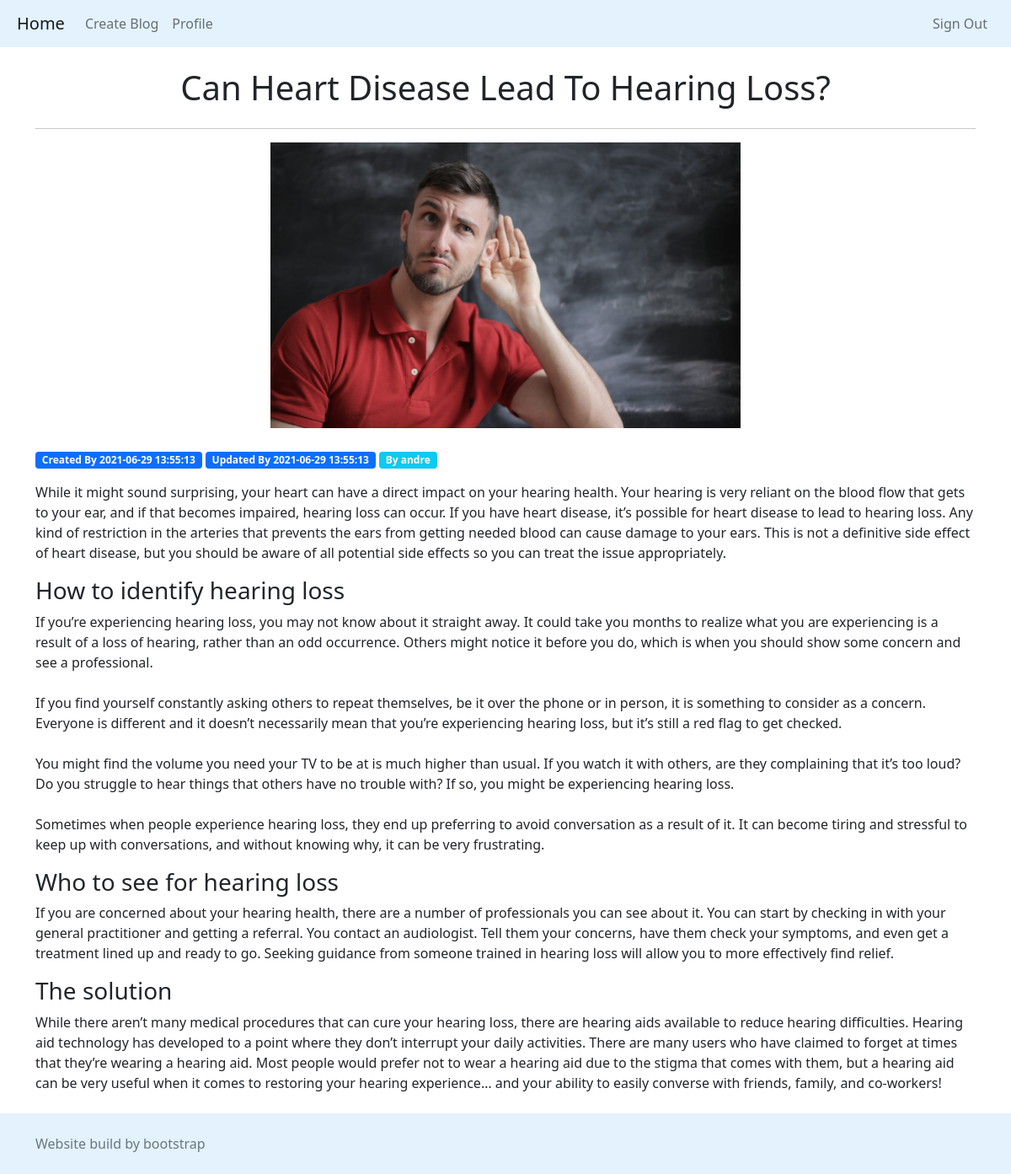
/1/post (signed in), run on the app's committed database.
### models.py (models this page shows, shortened)
class Blog(db.Model):
    __tablename__ = 'blog'
    writer_id = db.Column(db.Integer, db.ForeignKey('writers.id'))
    id = db.Column(db.Integer, primary_key=True)
    created_date = db.Column(db.DateTime(timezone=True), server_default=db.func.now(), nullable=False)
    updated_date = db.Column(db.DateTime(timezone=True), server_default=db.func.now(), nullable=False)
    title = db.Column(db.Text, nullable=False)
    content = db.Column(db.Text, nullable=False)
    image_file = db.Column(db.String(100), nullable=True)

class Writer(UserMixin, db.Model):
    __tablename__ = 'writers'
    id = db.Column(db.Integer, primary_key=True)
    email = db.Column(db.String(100), unique=True)
    password = db.Column(db.String(100))
    name = db.Column(db.String(1000))
    blogs = db.relationship("Blog")

### blog/blog.py (the view)
@blog.route('/<int:post_id>/post')
def post(post_id):
    post = get_blog(post_id)
    if post is None:
        abort(404)
    author = get_user_id(post.writer_id)
    sections = loads(post.content)
    return render_template('blog/post.html', post=post, author=author, sections=sections)

### helper.py (called while the page is built)
def get_user_id(id):
    return db.session.query(Writer).filter_by(id=id).first()

def get_blog(post_id):
    return db.session.query(Blog).filter(Blog.id == post_id).first()

def add_id(file_path, id):
    filename, file_extension = path.splitext(file_path)
    return filename + '_' + str(id) + file_extension

### blog/templates/blog/post.html
{% extends 'base.html' %}
{% block content %}
{% include 'components/title.html' %}
{% if post['image_file'] is not none %}
<div class="text-center mb-4">
    <img src="{{ url_for('blog.static', filename = add_id('blog_imgs/' ~ post['image_file'], post['id'])) }}" class="w-50 h-50" alt="Responsive image">
</div>
{% endif %}
<span class="badge bg-primary">Created By {{ post['created_date'] }}</span>
<span class="badge bg-primary">Updated By {{ post['updated_date'] }}</span>
<span class="badge bg-info mb-3">By {{ author['name'] }} </span>
<article class="blog-post">
    {% for subtitle, content in sections.items() %}
        {% if loop.index == 1 and subtitle == '' %}
            <p style="white-space: pre-line"> {{ content }} </p>
        {% else %}
            <h3> {{ subtitle }} </h3>
            <p style="white-space: pre-line"> {{ content }} </p>
        {% endif %}
    {% endfor %}
</article>
{% endblock %}

### templates/components/title.html
<h1 class="pb-2 mt-4 text-center">
    {{ page_title or post['title'] }}
</h1>
<hr>

### data on the page
Blog: title "Can Heart Disease Lead To Hearing Loss?", created_date "2021-06-29 13:55:13", updated_date "2021-06-29 13:55:13"
Writer: name "andre"

### other printed values
{{ subtitle }} "How to identify hearing loss" "Who to see for hearing loss" "The solution"
